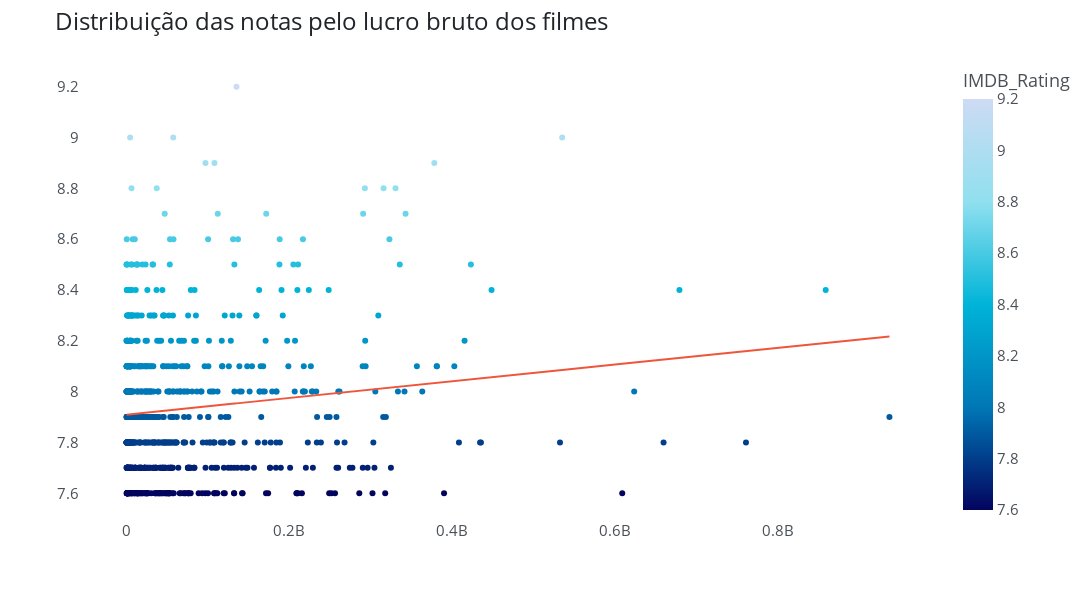

This figure's notebook cell:
### Code cell
fig = px.scatter(df, y = 'IMDB_Rating', x = 'Gross', trendline='ols', color = 'IMDB_Rating', color_continuous_scale = [AZUL1, AZUL2, AZUL3, AZUL4, AZUL5])

fig.update_layout(width=1300, height=600, font_size=15, font_color=CINZA2, title_font_color=CINZA1, title_font_size=24, 
                  title_text='Distribuição das notas pelo lucro bruto dos filmes',
                  xaxis_title='', yaxis_title='', plot_bgcolor='white')

fig.update_traces( hovertemplate = '<b>Lucro bruto:</b> %{x} <br> <b>Rating:</b> %{y}')
fig.show()

### Figure 1 — Plotly figure (JSON) as saved in the notebook; plotly's stock layout.template omitted (floating-point values rounded to 4 significant figures; data arrays with more than 128 entries replaced by an {"elided": "..."} marker saying what was removed)
{"data": [{"hovertemplate": "<b>Lucro bruto:</b> %{x} <br> <b>Rating:</b> %{y}", "legendgroup": "", "marker": {"color": {"elided": "713 float values"}, "coloraxis": "coloraxis", "symbol": "circle"}, "mode": "markers", "name": "", "orientation": "v", "showlegend": false, "type": "scatter", "x": {"elided": "713 int values"}, "xaxis": "x", "y": {"elided": "713 float values"}, "yaxis": "y"}, {"hovertemplate": "<b>Lucro bruto:</b> %{x} <br> <b>Rating:</b> %{y}", "legendgroup": "", "marker": {"symbol": "circle"}, "mode": "lines", "name": "", "showlegend": false, "type": "scatter", "x": {"elided": "713 int values"}, "xaxis": "x", "y": {"elided": "713 float values"}, "yaxis": "y"}], "layout": {"coloraxis": {"colorbar": {"title": {"text": "IMDB_Rating"}}, "colorscale": [[0, "#03045e"], [0.25, "#0077b6"], [0.5, "#00b4d8"], [0.75, "#90e0ef"], [1, "#CDDBF3"]]}, "font": {"color": "#495057", "size": 15}, "height": 600, "legend": {"tracegroupgap": 0}, "margin": {"t": 60}, "plot_bgcolor": "white", "title": {"font": {"color": "#212529", "size": 24}, "text": "Distribuição das notas pelo lucro bruto dos filmes"}, "width": 1300, "xaxis": {"anchor": "y", "domain": [0, 1], "title": {"text": ""}}, "yaxis": {"anchor": "x", "domain": [0, 1], "title": {"text": ""}}}}
